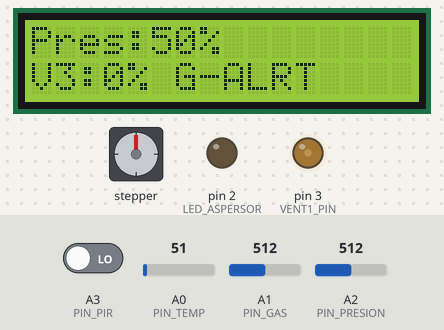
Simulated run of this sketch. Board: Arduino Uno, built with avr-gcc and run on an emulated ATmega328P. On the bench: stepper motor, 16×2 character LCD, output pins drawn as LEDs (lit = HIGH). Wiring (inferred from the names in the program): stepper motor (2048 steps per turn assumed): coils pin 4, pin 5, pin 6, pin 7. The test bench sets the inputs (shaded band); at power-on: A1 (PIN_GAS) = 512, A0 (PIN_TEMP) = 51, A2 (PIN_PRESION) = 512, A3 (PIN_PIR) LOW. Pins used as bus, display or sensor lines are not drawn; what the sketch prints to the serial monitor is not drawn.

Above: at 3.2 s.
3.3 s: A1 (PIN_GAS) set to 900
At 4.8 s:
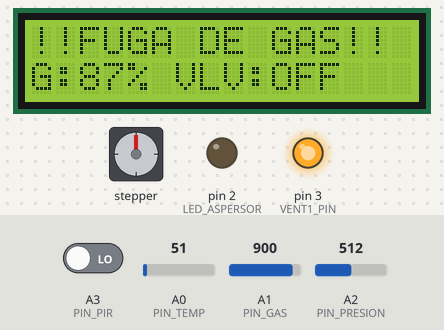
5.1 s: A1 (PIN_GAS) set to 763
At 6.0 s:
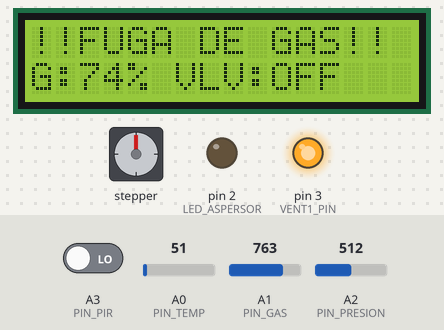
6.7 s: A1 (PIN_GAS) set to 735
At 9.5 s:
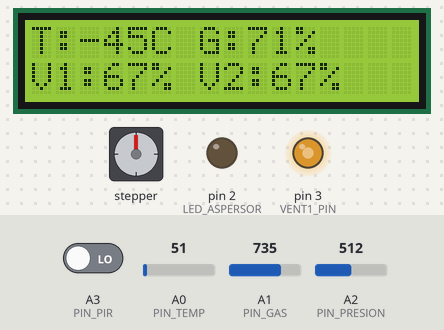
9.8 s: A0 (PIN_TEMP) set to 27
At 12.7 s:
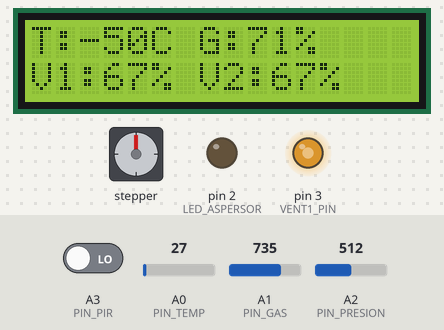
12.9 s: A0 (PIN_TEMP) set to 23
At 13.9 s:
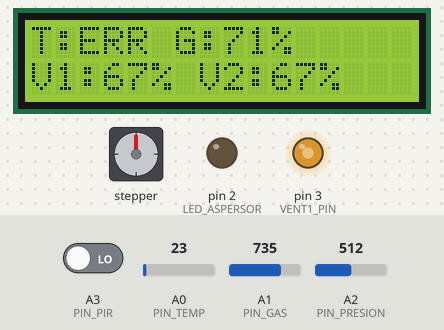
15.7 s: A2 (PIN_PRESION) set to 683
At 16.2 s:
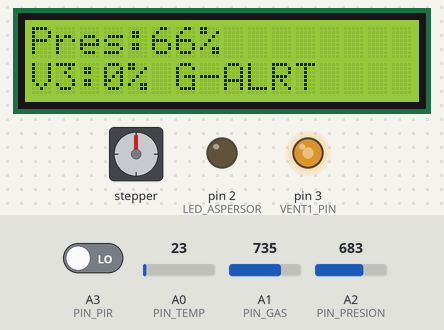
17.8 s: A2 (PIN_PRESION) set to 716
Timing chart, 0 to 20.8 s (numbered marks = the images above; inputs shaded):
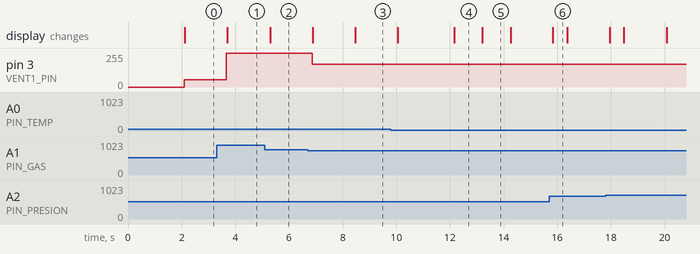

The sketch:

sceht.ino
```cpp
#include <Wire.h>
#include <LiquidCrystal_I2C.h>

// =============================================
// PINES — sin conflictos con steppers (8-13)
// =============================================
#define PIN_TEMP     A0
#define PIN_GAS      A1
#define PIN_PRESION  A2
#define PIN_PIR      A3

#define VENT1_PIN    3    // PWM — Ventilador inyeccion
#define VENT2_PIN    5    // PWM — Ventilador extraccion
#define VENT3_PIN    6    // PWM — Ventilador emergencia gas

#define LED_ASPERSOR 2    // LED azul
#define LED_VALVULA  4    // LED rojo
#define BUZZER_PIN   7    // Buzzer

// =============================================
// UMBRALES
// =============================================
#define TEMP_INICIO_VENT   20.0
#define TEMP_MAX_VENT      60.0
#define TEMP_INCENDIO      70.0

#define GAS_ALERTA         500
#define GAS_PELIGRO        750

#define PRES_ALTA          700

// =============================================
LiquidCrystal_I2C lcd(0x27, 16, 2);

bool buzzerState = false;
unsigned long timerBuzzer = 0;

// =============================================
// Wokwi NTC: mapeo lineal directo
// 0 raw = -55C,  1023 raw = 155C
// =============================================
float leerTemperatura() {
  int raw = analogRead(PIN_TEMP);
  return map(raw, 0, 1023, -55, 155);
}

void actualizarBuzzer(bool activo, int intervalo) {
  if (!activo) {
    digitalWrite(BUZZER_PIN, LOW);
    buzzerState = false;
    return;
  }
  if (millis() - timerBuzzer >= (unsigned long)intervalo) {
    timerBuzzer = millis();
    buzzerState = !buzzerState;
    digitalWrite(BUZZER_PIN, buzzerState ? HIGH : LOW);
  }
}

// =============================================
void setup() {
  Serial.begin(9600);
  lcd.init();
  lcd.backlight();

  pinMode(VENT1_PIN,    OUTPUT);
  pinMode(VENT2_PIN,    OUTPUT);
  pinMode(VENT3_PIN,    OUTPUT);
  pinMode(LED_VALVULA,  OUTPUT);
  pinMode(LED_ASPERSOR, OUTPUT);
  pinMode(BUZZER_PIN,   OUTPUT);
  pinMode(PIN_PIR,      INPUT);

  analogWrite(VENT1_PIN, 0);
  analogWrite(VENT2_PIN, 0);
  analogWrite(VENT3_PIN, 0);
  digitalWrite(LED_VALVULA,  LOW);
  digitalWrite(LED_ASPERSOR, LOW);
  digitalWrite(BUZZER_PIN,   LOW);

  lcd.setCursor(0, 0); lcd.print("SISTEMA COCINA");
  lcd.setCursor(0, 1); lcd.print("Iniciando...");
  delay(2000);
  lcd.clear();
}

// =============================================
void loop() {
  float temperatura = leerTemperatura();
  int   gasRaw      = analogRead(PIN_GAS);
  int   presionRaw  = analogRead(PIN_PRESION);
  bool  movimiento  = digitalRead(PIN_PIR);

  int gasPct     = map(gasRaw,      0, 1023, 0, 100);
  int presionPct = map(presionRaw,  0, 1023, 0, 100);

  bool sensorError     = (temperatura < -50 || temperatura > 155);
  bool emergenciaGas   = (gasRaw >= GAS_PELIGRO);
  bool emergenciaFuego = (!sensorError && temperatura >= TEMP_INCENDIO);

  int  pwmVent1        = 0;
  int  pwmVent2        = 0;
  int  pwmVent3        = 0;
  bool cerrarValvula   = false;
  bool activarAspersor = false;
  bool activarBuzzer   = false;
  int  intervaloBuzzer = 300;

  // ==========================================
  // PRIORIDAD 1: GAS CRITICO
  // ==========================================
  if (emergenciaGas) {
    pwmVent1        = 255;
    pwmVent2        = 255;
    pwmVent3        = 255;
    cerrarValvula   = true;
    activarBuzzer   = true;
    intervaloBuzzer = 150;   // pitido rapido

  // ==========================================
  // PRIORIDAD 2: INCENDIO
  // ==========================================
  } else if (emergenciaFuego) {
    pwmVent1        = 255;
    pwmVent2        = 255;
    pwmVent3        = 0;
    activarAspersor = true;
    cerrarValvula   = true;
    activarBuzzer   = true;
    intervaloBuzzer = 250;   // pitido medio

  // ==========================================
  // OPERACION NORMAL
  // ==========================================
  } else {

    // Vent1 — proporcional a temperatura
    if (!sensorError && temperatura > TEMP_INICIO_VENT) {
      pwmVent1 = (int)map((long)temperatura,
                          (long)TEMP_INICIO_VENT,
                          (long)TEMP_MAX_VENT,
                          80, 255);
      pwmVent1 = constrain(pwmVent1, 80, 255);
    }

    // Vent2 — mismo flujo que Vent1 de base
    pwmVent2 = pwmVent1;

    // Vent2 — refuerzo si presion alta
    if (presionRaw >= PRES_ALTA) {
      int refuerzo = map(presionRaw, PRES_ALTA, 1023, 30, 100);
      pwmVent2 = constrain(pwmVent2 + refuerzo, 0, 255);
    }

    // Alerta de gas no critica — acelera Vent1 y Vent2
    if (gasRaw >= GAS_ALERTA) {
      int boost = map(gasRaw, GAS_ALERTA, GAS_PELIGRO, 50, 180);
      pwmVent1 = constrain(pwmVent1 + boost, 0, 255);
      pwmVent2 = constrain(pwmVent2 + boost, 0, 255);
    }

    // Vent3 apagado en operacion normal
    pwmVent3 = 0;
  }

  // ==========================================
  // APLICAR ACTUADORES
  // ==========================================
  analogWrite(VENT1_PIN, pwmVent1);
  analogWrite(VENT2_PIN, pwmVent2);
  analogWrite(VENT3_PIN, pwmVent3);
  digitalWrite(LED_VALVULA,  cerrarValvula   ? HIGH : LOW);
  digitalWrite(LED_ASPERSOR, activarAspersor ? HIGH : LOW);
  actualizarBuzzer(activarBuzzer, intervaloBuzzer);

  // ==========================================
  // LCD
  // ==========================================
  lcd.clear();

  if (emergenciaGas) {
    lcd.setCursor(0, 0);
    lcd.print("!!FUGA DE GAS!!");
    lcd.setCursor(0, 1);
    lcd.print("G:");
    lcd.print(gasPct);
    lcd.print("% VLV:OFF");

  } else if (emergenciaFuego) {
    lcd.setCursor(0, 0);
    lcd.print("!! INCENDIO !!");
    lcd.setCursor(0, 1);
    lcd.print("T:");
    lcd.print((int)temperatura);
    lcd.print("C ASP:ON");

  } else {
    // Alterna cada 2 segundos entre dos vistas
    if ((millis() / 2000) % 2 == 0) {
      // Vista 1: temperatura y gas
      lcd.setCursor(0, 0);
      lcd.print("T:");
      if (sensorError) {
        lcd.print("ERR");
      } else {
        lcd.print((int)temperatura);
        lcd.print("C");
      }
      lcd.print(" G:");
      lcd.print(gasPct);
      lcd.print("%");

      lcd.setCursor(0, 1);
      lcd.print("V1:");
      lcd.print(map(pwmVent1, 0, 255, 0, 100));
      lcd.print("% V2:");
      lcd.print(map(pwmVent2, 0, 255, 0, 100));
      lcd.print("%");

    } else {
      // Vista 2: presion y estado
      lcd.setCursor(0, 0);
      lcd.print("Pres:");
      lcd.print(presionPct);
      lcd.print("%");
      if (presionRaw >= PRES_ALTA) lcd.print(" ALTA");

      lcd.setCursor(0, 1);
      lcd.print("V3:");
      lcd.print(map(pwmVent3, 0, 255, 0, 100));
      lcd.print("%");
      if (gasRaw >= GAS_ALERTA && !emergenciaGas) lcd.print(" G-ALRT");
      if (movimiento) lcd.print(" MOV");
    }
  }

  // ==========================================
  // DEBUG SERIAL
  // ==========================================
  Serial.print("T:");   Serial.print(temperatura, 1);
  Serial.print(" G:");  Serial.print(gasPct);
  Serial.print("% P:"); Serial.print(presionPct);
  Serial.print("% V1:"); Serial.print(pwmVent1);
  Serial.print(" V2:");  Serial.print(pwmVent2);
  Serial.print(" V3:");  Serial.println(pwmVent3);

  delay(500);
}
```

Measured:
- the behaviour switches between 750 and 749 on A1 (PIN_GAS) (found by bisection; images 2 and 3)
- the behaviour switches between 25 and 24 on A0 (PIN_TEMP) (found by bisection; images 4 and 5)
- after the input at 3.3 s, pin 3 (VENT1_PIN): 56/255 → 255/255 after 0.37 s; the display: changes after 0.40 s (image 1)
- after the input at 5.1 s, the display: changes after 0.20 s (image 2)
- after the input at 6.7 s, pin 3 (VENT1_PIN): 255/255 → 172/255 after 0.16 s; the display: first changes after 0.19 s (image 3 shows a later state)
- after the input at 9.8 s, the display: first differs from a run without the input after 2.4 s (image 4)
- after the input at 12.9 s, the display: changes after 0.31 s (image 5)
- after the input at 15.7 s, the display: changes after 0.14 s (image 6)
